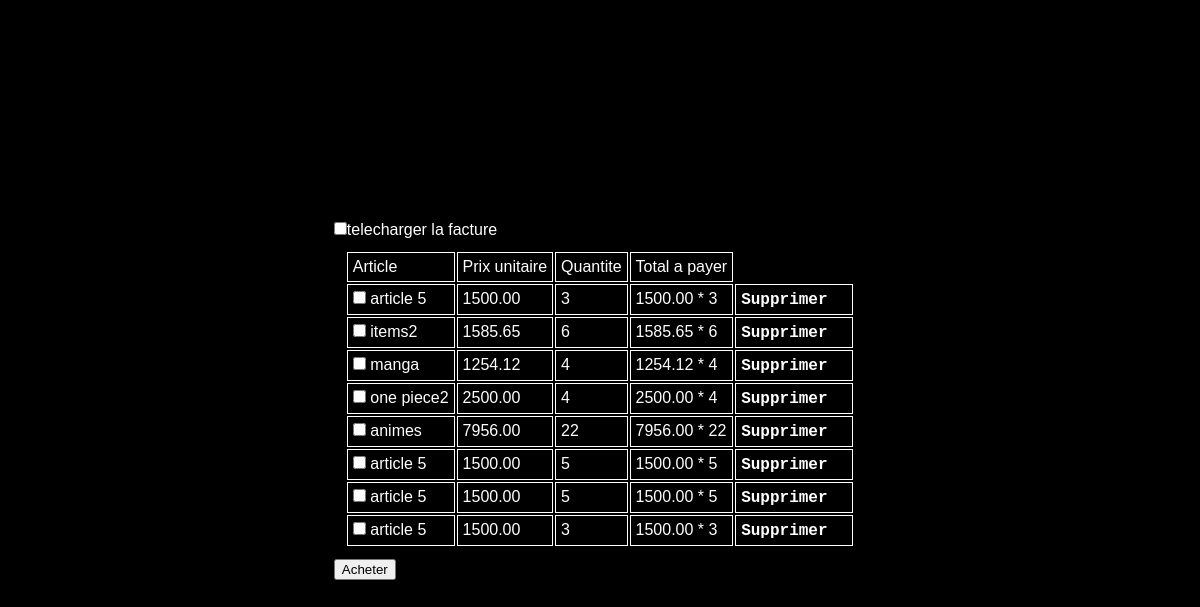
The page /pannier (signed in) on the database its author committed.
### clientpage/models.py (models this page shows)
class Pannier(models.Model):
    articleid=models.ForeignKey(Article,on_delete=models.CASCADE,default=None)
    quantite=models.IntegerField()
    compte=models.ForeignKey(Compte,on_delete=models.CASCADE,default=None)

### gestion/models.py (models this page shows, shortened)
class Article(models.Model):
    nom=models.CharField(max_length=20)
    prix=models.DecimalField(max_digits=10,decimal_places=2)
    quantite=models.IntegerField()
    photo=models.ImageField(upload_to='photosArticle/')
    id = models.AutoField(primary_key=True)

### clientpage/views.py (the view)
# urls.py: path('pannier',pannier,name='pannier'),
def pannier(request):
    try:
        compte_id=request.session.get('compte_id')
        print(compte_id)
        compte=Compte.objects.all().get(pk=compte_id)
        pannierclient=Pannier.objects.filter(compte=compte)
    except Exception as e:
        print(e)
    return render(request,'pannier.html',locals())

### clientpage/templates/pannier.html (shortened to what this page needs)
<!DOCTYPE html>
<html lang="en">
<head>
</head>
<body>
    <form  method="post" action="{% url 'clientpage:acheter' %}">
        <table>
            <thead>
                <td>
                    Article
                </td>
                <td>
                    Prix unitaire
                </td>
                <td>
                    Quantite
                </td>
                <td>
                    Total a payer
                </td>
            </thead>
            <tbody>
                {% for item in pannierclient %}
                   <tr>
                    <td>
                       <input type="checkbox" name="ligne" id="{{item.id}}" value="{{item.id}}"> {{ item.articleid.nom}}
                    </td>
                    <td>
                        {{ item.articleid.prix}}
                    </td>
                    <td>
                        {{ item.quantite }}
                    </td>
                    <td>
                        {{ item.articleid.prix}} * {{ item.quantite }}
                    </td>
                    <td>
                        <a href="{% url 'clientpage:supprimer_pannier' item.id %}">
                            Supprimer
            {% load static %}
            <img src="{% static 'images/svg/trash-solid.svg' %}" alt="poubelle" width="10px"/>
                            </a>
                        </td>
                    </tr>
                    {% empty %}
                    Aucun article dans le Pannier
                    {% endfor %}
                </tbody>
                <input type="checkbox" name="telecharger" id="telecharger" value="telecharger"> telecharger la facture <br>
        </table>
    <input type="submit" value="Acheter">
    </form>
</body>
</html>

### clientpage/templates/pannier.html (style rules this page uses)
* { margin: 0; }
table { border: 1px solid black; padding: 10px; }
body { display: flex; flex-direction: column; justify-content: center; align-items: center; height: 100vh; font-family: sans-serif; background: black; color: white; }
td { border-right: 1px solid black; border-bottom: 1px solid black; }
a { text-decoration: none; color:white; font-family: 'Courier New', Courier, monospace; font-weight: bold; }
td { border: 1px solid white; padding: 5px; }

### rows shown on the page
Pannier: articleid.nom "article 5", articleid.prix "1500.00", quantite "3"
Pannier: articleid.nom "items2", articleid.prix "1585.65", quantite "6"
Pannier: articleid.nom "manga", articleid.prix "1254.12", quantite "4"
Pannier: articleid.nom "one piece2", articleid.prix "2500.00", quantite "4"
Pannier: articleid.nom "animes", articleid.prix "7956.00", quantite "22"
Pannier: articleid.nom "article 5", articleid.prix "1500.00", quantite "5"
Pannier: articleid.nom "article 5", articleid.prix "1500.00", quantite "5"
Pannier: articleid.nom "article 5", articleid.prix "1500.00", quantite "3"
